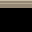

A 2D game scene composited from a Tiled map and its tileset images. What follows is a short description and the map's XML, with every tile layer's data as written:
An orthogonal 1x1 tile map with 32x32 px tiles, 1 tile layer (Assembly), 3 tilesets.

<map version="1.10" orientation="orthogonal" renderorder="right-down" width="1" height="1" tilewidth="32" tileheight="32" infinite="0" nextlayerid="2" nextobjectid="1">
  <tileset firstgid="1" source="../floors.tsx" />
  <tileset firstgid="321" source="../walls.tsx" />
  <tileset firstgid="961" source="../architecture.tsx" />
  <layer id="1" name="Assembly" width="1" height="1">
    <data encoding="csv">
1673
</data>
  </layer>
</map>
